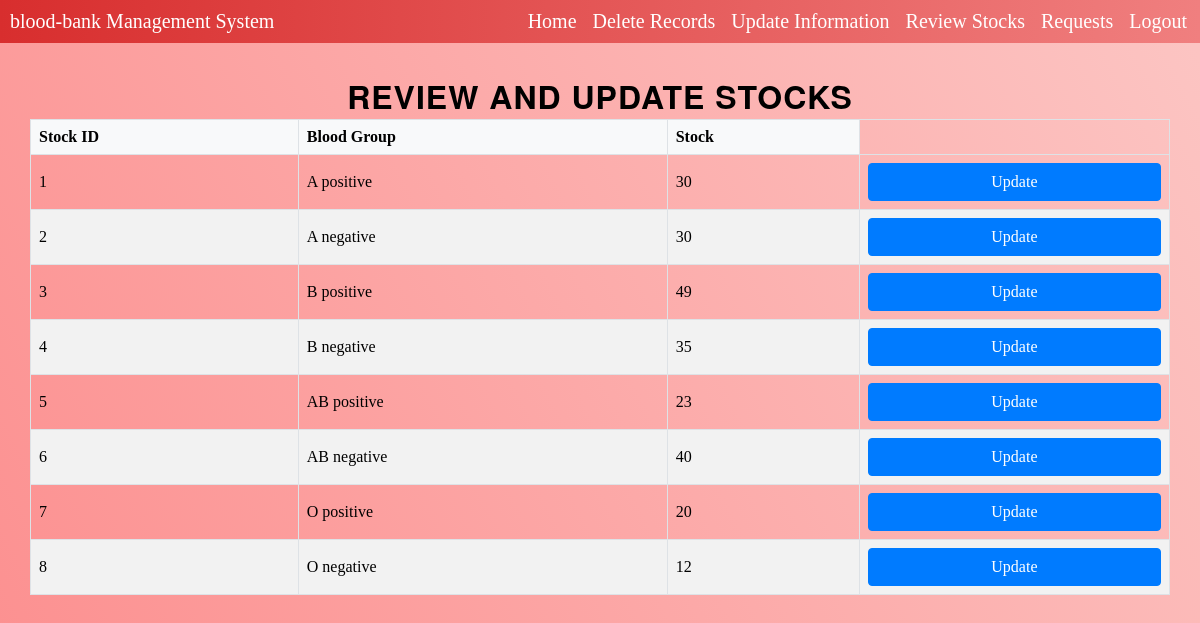
Before: /adminstock.php (signed in) with the older database file.
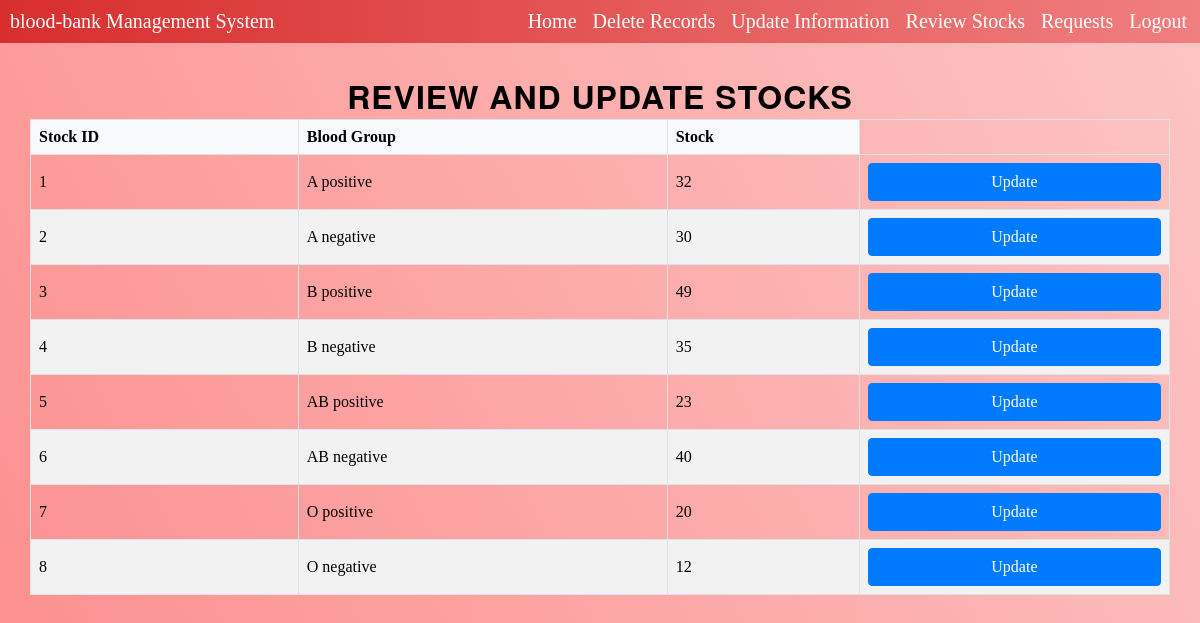
After: the same page with the newer database file.
### tables this page shows
CREATE TABLE `stock` (
  `stock_id` int(11) NOT NULL,
  `bloodgroup` varchar(30) NOT NULL,
  `unit` int(11) NOT NULL,
  `admin_id` int(11) DEFAULT NULL
);

### adminstock.php (the view, shortened to what this page needs)
<?php
$servername = "localhost";
$username = "root";
$password = "";
$db = "blood-bank";
$mysqli = new mysqli($servername, $username, $password, $db);
$sql = "SELECT * FROM stock";
$result = $mysqli->query($sql);
?>
<head>
    <link rel="stylesheet" href="css/style.css">
    <link rel="stylesheet" href="css/style2.css">
</head>
<body>
    <?php include 'Navbar.php' ?>
    <div class="container">
        <div class="row justify-content-center">
            <h1>Review and Update Stocks</h1>
        </div>
        <div class="table-responsive">
            <table border='1' class="table table-hover" cellspacing="2" cellpadding="2">
                <?php
                if ($result->num_rows > 0) {
                    echo " <thead>
                        <tr>
                        <th>Stock ID</th>
                        <th>Blood Group </th>
                        <th>Stock</th>
                        </tr>
                        </thead>";
                    while ($row = $result->fetch_assoc()) {
                ?>
                        <tr>
                            <td><?php echo $row["stock_id"]; ?></td>
                            <td><?php echo $row["bloodgroup"]; ?></td>
                            <td><?php echo $row["unit"]; ?></td>
                            <td><a class="btn btn-primary rounded-pill" href="updatestock.php?stock_id=<?php echo $row["stock_id"] ?>">Update</a></td>
                        </tr>
                    <?php
                    }
                    ?>
            </table>
        </div>
    </div>
    <?php require_once "footer.php" ?>
</body>
<?php
                } else {
                    echo "0 Results";
                }
?>

Changed rows visible on the page:
changed stock "A positive": unit "30" → "32"
